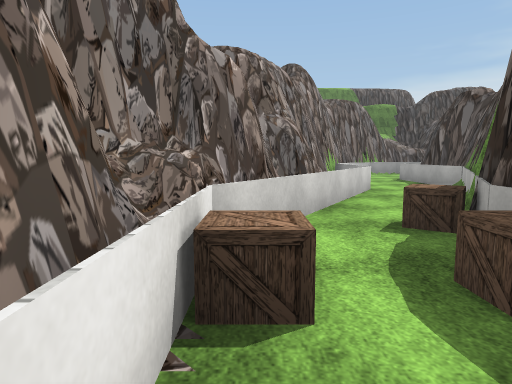
view 1 (above)

16 first-person views from a walk through a Unity game level. The camera is 1.4 m above the floor, tilts 6° down and sees 75° across. The floor is counted in squares, 2 m on a side. Each view is taken from the middle of a square. On the plan, view 1 faces up. The plan holds only what a view shows up to about 10 squares ahead; the rest is blank. The place goes on beyond the plan. The player character is not drawn. Some surface patterns are stand-ins.

view 2
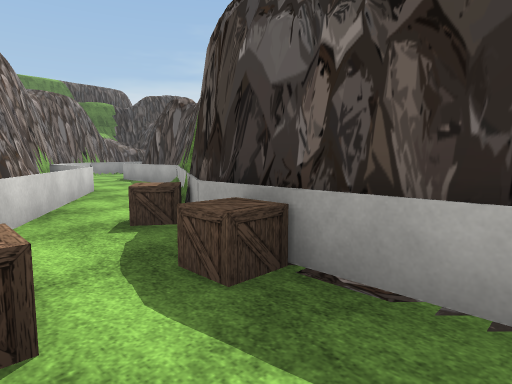

view 3
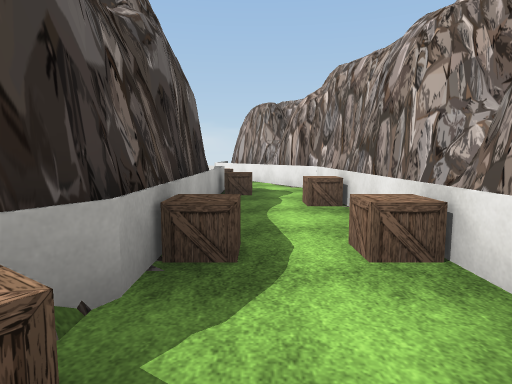

view 4
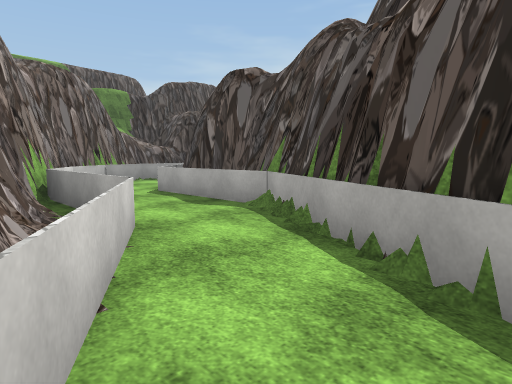

view 5
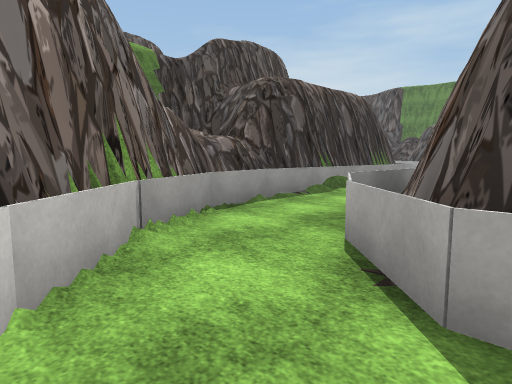

view 6
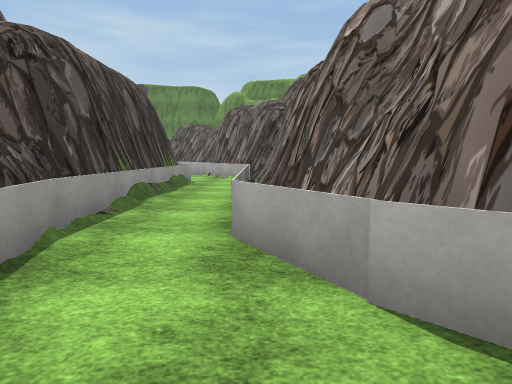

view 7
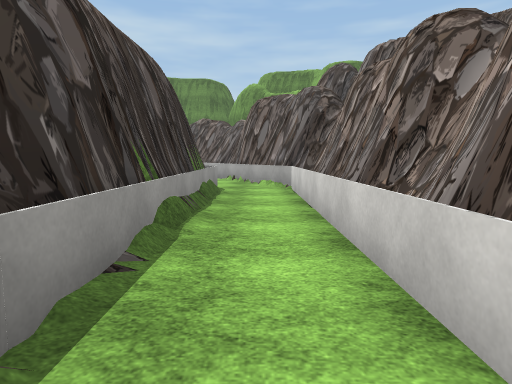

view 8
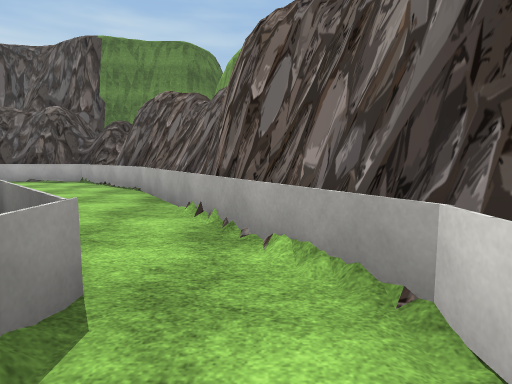

view 9
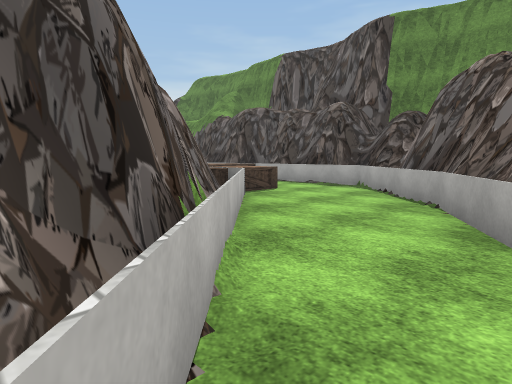

view 10
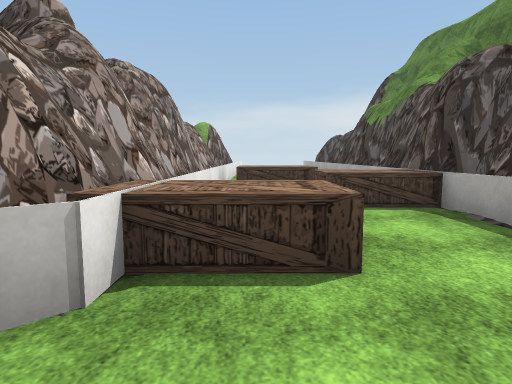

view 11
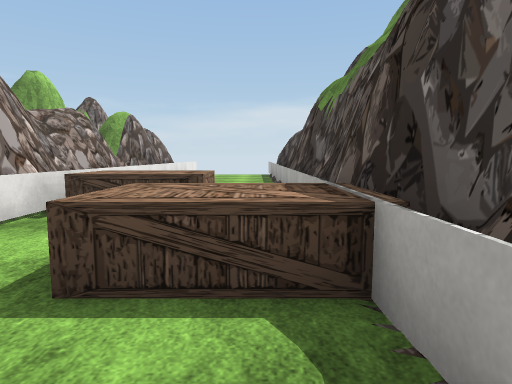

view 12
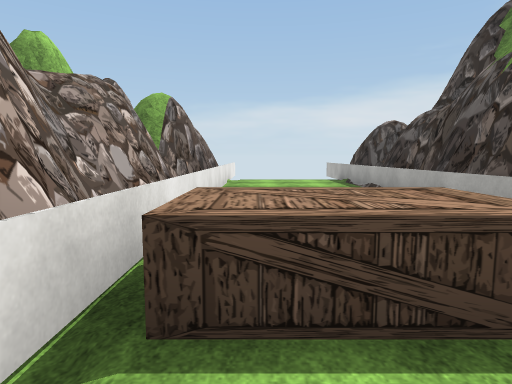

view 13
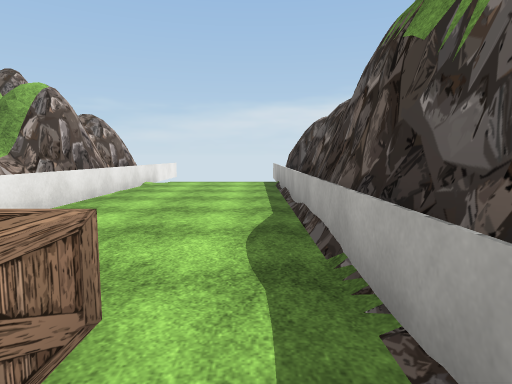

view 14
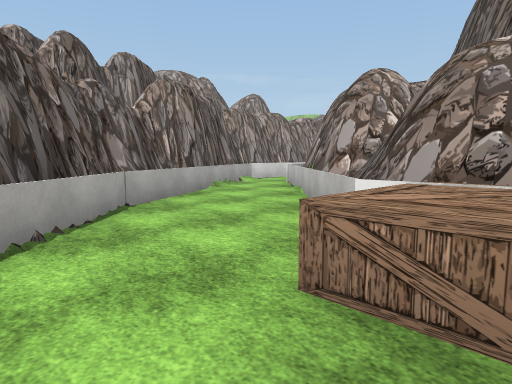

view 15
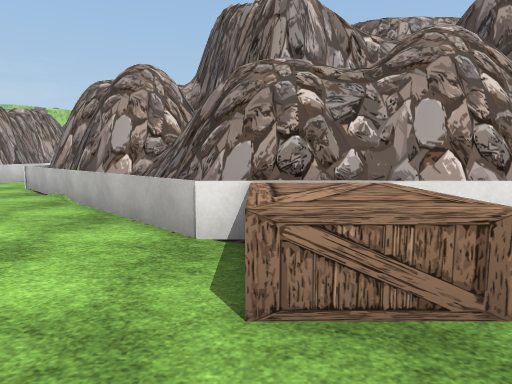

view 16
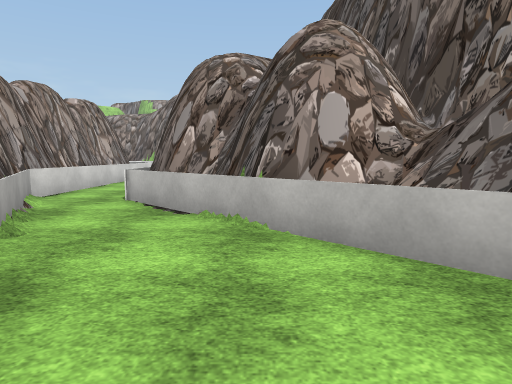

### Floor plan
Key: @ floor where view 1 was taken; # wall or solid block; . floor; = window, fence, low wall or low ledge; ^ raised ledge; O other object.
Columns run from 1 left of view 1 to 22 right of it. Each row starts with its distance up from view 1.
 34                    #   #
 33                    #...#
 32                    #...#
 31                   ##...#
 30                   ##...#
 29                   #=...#
 28                   ##...#
 27                   ##...#
 26                   #=...#
 25                   ##^^.#
 24                   ##...#
 23                    #...#
 22                    #.^^#
 21                   ##...#
 20                   ##^..#
 19                   #=^..#
 18                  ##....#
 17                 ##....##
 16                ##....##
 15               ##...=##
 14       #########...###
 13     ###.........###
 12     #...=########
 11    ##.#####
 10    #..#
  9    #..#
  8   ##..#
  7   #=..#
  6  ##..##
  5  #=.##
  4 ##..#
  3 #=.O
  2 #OO#
  1 #..#
  0 #@.#
 -1 #O.#
 -2 #=O#
 -3 #=O#
 -4 ####

Positions as (right, up) in squares from view 1, and headings:
1: (0, 0), facing up
2: (0, 0), facing up-right
3: (1, 4), facing down
4: (1, 4), facing up-right
5: (3, 10), facing up-right
6: (4, 12), facing right
7: (6, 13), facing right
8: (12, 13), facing right
9: (14, 14), facing up-right
10: (19, 17), facing up
11: (21, 20), facing up
12: (19, 23), facing up
13: (21, 24), facing up
14: (21, 20), facing down-left
15: (21, 19), facing left
16: (19, 16), facing left
